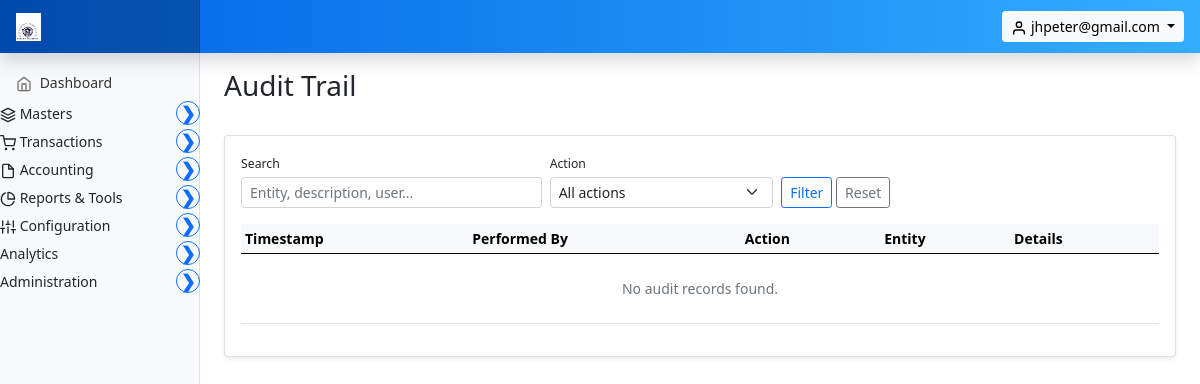
Page /invoice/admin/audit (signed in) on the earlier database version.
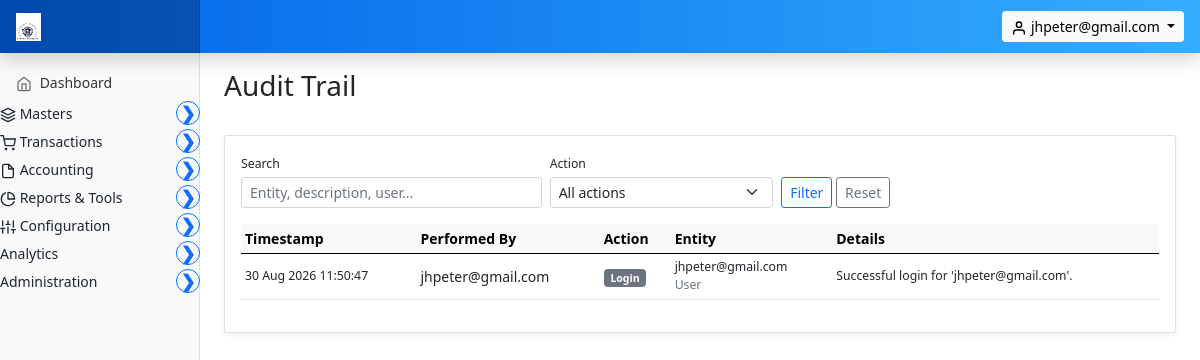
Same page on the later database version.
### marania_invoice_app/models.py (models this page shows, shortened)
class AuditLog(models.Model):
    ACTION_CHOICES = [
        ("CREATE", "Create"),
        ("UPDATE", "Update"),
        ("DELETE", "Delete"),
        ("DEACTIVATE", "Deactivate"),
        ("ACTIVATE", "Activate"),
        ("PASSWORD_RESET", "Password Reset"),
        ("PASSWORD_CHANGE", "Password Change"),
        ("LOGIN_FAIL", "Login Failed"),
        ("LOGIN", "Login"),
        ("LOGOUT", "Logout"),
        ("PERMISSION", "Permission Change"),
        ("OTHER", "Other"),
    ]
    performed_by = models.ForeignKey(
        "auth.User",
        on_delete=models.SET_NULL,
        related_name="audit_logs",
        null=True,
        blank=True,
    )
    action = models.CharField(max_length=30, choices=ACTION_CHOICES, default="OTHER")
    entity_type = models.CharField(max_length=100, blank=True, null=True)
    entity_id = models.CharField(max_length=100, blank=True, null=True)
    entity_label = models.CharField(max_length=255, blank=True, null=True)
    description = models.TextField(blank=True, null=True)
    detail = models.TextField(blank=True, null=True)
    created_at = models.DateTimeField(auto_now_add=True)
    class Meta:
        ordering = ["-created_at"]
        verbose_name = "Audit Log"
        verbose_name_plural = "Audit Logs"

### marania_invoice_app/auth_views.py (the view)
    @login_required
    def _wrapped(request, *args, **kwargs):
        if not _admin_required(request.user):
            return HttpResponseForbidden(
                "You do not have permission to access this area."
            )
        return view_func(request, *args, **kwargs)

### marania_invoice_app/auth_views.py (called while the page is built)
def _admin_required(user):
    if not user.is_authenticated:
        return False
    if user.is_superuser or user.is_staff:
        return True
    profile = getattr(user, "user_profile", None)
    if profile is None:
        return False
    return "user_management" in profile.permitted_module_keys()

def _require_admin(view_func):
    @login_required
    def _wrapped(request, *args, **kwargs):
        if not _admin_required(request.user):
            return HttpResponseForbidden(
                "You do not have permission to access this area."
            )
        return view_func(request, *args, **kwargs)
    return _wrapped

### marania_invoice_app/context_processors.py (called while the page is built, shortened)
def _is_user_manager(user):
    if not user.is_authenticated:
        return False
    if user.is_superuser or user.is_staff:
        return True
    profile = getattr(user, "user_profile", None)
    if profile is None:
        return False
    return "user_management" in profile.permitted_module_keys()

def _permitted_module_keys(user):
    if not user.is_authenticated:
        return set()
    if user.is_superuser:
        from .modules import MODULE
        return set(MODULE.values())

### templates/marania_invoice_app/admin_audit.html (shortened to what this page needs)
{% extends 'partials/base.html' %}
{% load static %}
{% block main %}
<main class="col-md-9 ms-sm-auto col-lg-10 px-md-4">
    <div class="d-flex justify-content-between flex-wrap flex-md-nowrap align-items-center pt-3 pb-2 mb-3">
        <h1 class="h3">Audit Trail</h1>
    </div>
    <div class="card shadow-sm">
        <div class="card-body">
            <form method="get" class="row g-2 mb-3 align-items-end">
                <div class="col-md-4">
                    <label class="form-label small mb-1">Search</label>
                    <input type="text" name="search" value="{{ search }}" class="form-control form-control-sm" placeholder="Entity, description, user...">
                </div>
                <div class="col-md-3">
                    <label class="form-label small mb-1">Action</label>
                    <select name="action" class="form-select form-select-sm">
                        <option value="">All actions</option>
                    </select>
                </div>
                <div class="col-md-3">
                    <button class="btn btn-sm btn-outline-primary" type="submit">Filter</button>
                    <a href="{% url 'admin_audit' %}" class="btn btn-sm btn-outline-secondary">Reset</a>
                </div>
            </form>
            <div class="table-responsive">
                <table class="table table-hover table-sm align-middle">
                    <thead class="table-light">
                        <tr>
                            <th>Timestamp</th>
                            <th>Performed By</th>
                            <th>Action</th>
                            <th>Entity</th>
                            <th>Details</th>
                        </tr>
                    </thead>
                    <tbody>
                        {% for l in logs %}
                        <tr>
                            <td class="small text-nowrap">{{ l.created_at|date:"d M Y H:i:s" }}</td>
                            <td>{{ l.performed_by.username|default:"System" }}</td>
                            <td><span class="badge bg-secondary">{{ l.get_action_display }}</span></td>
                            <td>
                                <div class="fw-semibold small">{{ l.entity_label|default:l.entity_type }}</div>
                                {% if l.entity_type %}<div class="text-muted small">{{ l.entity_type }}</div>{% endif %}
                            </td>
                            <td class="small">{{ l.description|default:"" }}</td>
                        </tr>
                        {% empty %}
                        <tr><td colspan="5" class="text-center text-muted py-4">No audit records found.</td></tr>
                        {% endfor %}
                    </tbody>
                </table>
            </div>
        </div>
    </div>
</main>
{% endblock %}

Differences in the rows shown:
added AuditLog: created_at "30 Aug 2026 11:50:47", performed_by.username "jhpeter@gmail.com", action "Login", entity_label "jhpeter@gmail.com", entity_type "User", description "Successful login for 'jhpeter@gmail.com'."
Other differences:
text no longer shown: "No audit records found."
